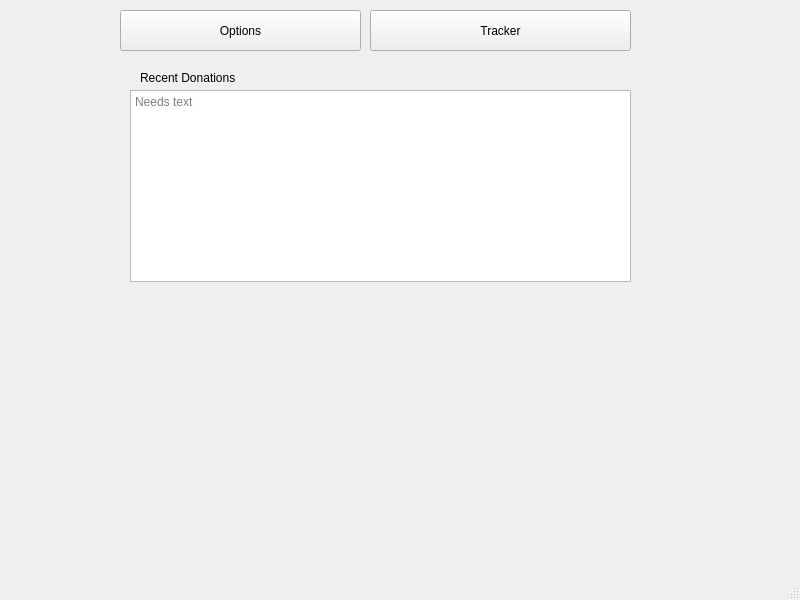
<?xml version="1.0" encoding="UTF-8"?>
<ui version="4.0">
 <class>MainWindow</class>
 <widget class="QMainWindow" name="MainWindow">
  <property name="geometry">
   <rect>
    <x>0</x>
    <y>0</y>
    <width>800</width>
    <height>600</height>
   </rect>
  </property>
  <property name="windowTitle">
   <string>Extra Life Donation Tracker</string>
  </property>
  <widget class="QWidget" name="centralwidget">
   <widget class="QPushButton" name="pushButton">
    <property name="geometry">
     <rect>
      <x>120</x>
      <y>10</y>
      <width>241</width>
      <height>41</height>
     </rect>
    </property>
    <property name="toolTip">
     <string>&lt;html&gt;&lt;head/&gt;&lt;body&gt;&lt;p&gt;Change folders, Extra Life ID, etc&lt;/p&gt;&lt;/body&gt;&lt;/html&gt;</string>
    </property>
    <property name="text">
     <string>Options</string>
    </property>
   </widget>
   <widget class="QPushButton" name="pushButton_2">
    <property name="geometry">
     <rect>
      <x>370</x>
      <y>10</y>
      <width>261</width>
      <height>41</height>
     </rect>
    </property>
    <property name="text">
     <string>Tracker</string>
    </property>
   </widget>
   <widget class="QTextBrowser" name="textBrowser">
    <property name="geometry">
     <rect>
      <x>130</x>
      <y>90</y>
      <width>501</width>
      <height>192</height>
     </rect>
    </property>
    <property name="documentTitle">
     <string/>
    </property>
    <property name="placeholderText">
     <string>Needs text</string>
    </property>
   </widget>
   <widget class="QLabel" name="label">
    <property name="geometry">
     <rect>
      <x>140</x>
      <y>70</y>
      <width>121</width>
      <height>16</height>
     </rect>
    </property>
    <property name="text">
     <string>Recent Donations</string>
    </property>
   </widget>
  </widget>
  <widget class="QStatusBar" name="statusbar"/>
 </widget>
 <resources/>
 <connections/>
</ui>
